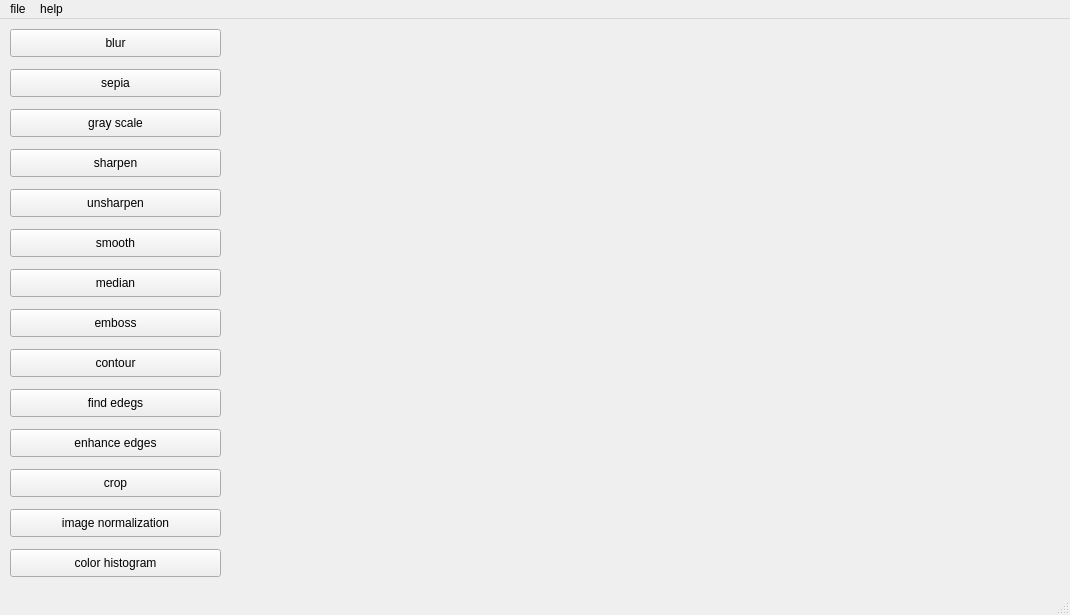
<?xml version="1.0" encoding="UTF-8"?>
<ui version="4.0">
 <class>MainWindow</class>
 <widget class="QMainWindow" name="MainWindow">
  <property name="geometry">
   <rect>
    <x>0</x>
    <y>0</y>
    <width>1070</width>
    <height>615</height>
   </rect>
  </property>
  <property name="windowTitle">
   <string>MainWindow</string>
  </property>
  <widget class="QWidget" name="centralwidget">
   <widget class="QPushButton" name="blur">
    <property name="geometry">
     <rect>
      <x>10</x>
      <y>10</y>
      <width>211</width>
      <height>28</height>
     </rect>
    </property>
    <property name="text">
     <string>blur</string>
    </property>
   </widget>
   <widget class="QPushButton" name="sepia">
    <property name="geometry">
     <rect>
      <x>10</x>
      <y>50</y>
      <width>211</width>
      <height>28</height>
     </rect>
    </property>
    <property name="text">
     <string>sepia</string>
    </property>
   </widget>
   <widget class="QPushButton" name="gray">
    <property name="geometry">
     <rect>
      <x>10</x>
      <y>90</y>
      <width>211</width>
      <height>28</height>
     </rect>
    </property>
    <property name="text">
     <string>gray scale</string>
    </property>
   </widget>
   <widget class="QPushButton" name="sharpen">
    <property name="geometry">
     <rect>
      <x>10</x>
      <y>130</y>
      <width>211</width>
      <height>28</height>
     </rect>
    </property>
    <property name="text">
     <string>sharpen</string>
    </property>
   </widget>
   <widget class="QPushButton" name="unsharpen">
    <property name="geometry">
     <rect>
      <x>10</x>
      <y>170</y>
      <width>211</width>
      <height>28</height>
     </rect>
    </property>
    <property name="text">
     <string>unsharpen</string>
    </property>
   </widget>
   <widget class="QPushButton" name="smooth">
    <property name="geometry">
     <rect>
      <x>10</x>
      <y>210</y>
      <width>211</width>
      <height>28</height>
     </rect>
    </property>
    <property name="text">
     <string>smooth</string>
    </property>
   </widget>
   <widget class="QPushButton" name="media">
    <property name="geometry">
     <rect>
      <x>10</x>
      <y>250</y>
      <width>211</width>
      <height>28</height>
     </rect>
    </property>
    <property name="text">
     <string>median</string>
    </property>
   </widget>
   <widget class="QPushButton" name="emboss">
    <property name="geometry">
     <rect>
      <x>10</x>
      <y>290</y>
      <width>211</width>
      <height>28</height>
     </rect>
    </property>
    <property name="text">
     <string>emboss</string>
    </property>
   </widget>
   <widget class="QPushButton" name="find_egde">
    <property name="geometry">
     <rect>
      <x>10</x>
      <y>370</y>
      <width>211</width>
      <height>28</height>
     </rect>
    </property>
    <property name="text">
     <string>find edegs</string>
    </property>
   </widget>
   <widget class="QPushButton" name="enhance_edge">
    <property name="geometry">
     <rect>
      <x>10</x>
      <y>410</y>
      <width>211</width>
      <height>28</height>
     </rect>
    </property>
    <property name="text">
     <string>enhance edges</string>
    </property>
   </widget>
   <widget class="QPushButton" name="histogram">
    <property name="geometry">
     <rect>
      <x>10</x>
      <y>530</y>
      <width>211</width>
      <height>28</height>
     </rect>
    </property>
    <property name="text">
     <string>color histogram</string>
    </property>
   </widget>
   <widget class="QPushButton" name="normalization">
    <property name="geometry">
     <rect>
      <x>10</x>
      <y>490</y>
      <width>211</width>
      <height>28</height>
     </rect>
    </property>
    <property name="text">
     <string>image normalization</string>
    </property>
   </widget>
   <widget class="QPushButton" name="crop">
    <property name="geometry">
     <rect>
      <x>10</x>
      <y>450</y>
      <width>211</width>
      <height>28</height>
     </rect>
    </property>
    <property name="text">
     <string>crop</string>
    </property>
   </widget>
   <widget class="QLabel" name="image">
    <property name="geometry">
     <rect>
      <x>240</x>
      <y>10</y>
      <width>821</width>
      <height>541</height>
     </rect>
    </property>
    <property name="font">
     <font>
      <pointsize>20</pointsize>
     </font>
    </property>
    <property name="text">
     <string/>
    </property>
    <property name="pixmap">
     <pixmap>../duck.jpg</pixmap>
    </property>
    <property name="scaledContents">
     <bool>true</bool>
    </property>
   </widget>
   <widget class="QPushButton" name="contour">
    <property name="geometry">
     <rect>
      <x>10</x>
      <y>330</y>
      <width>211</width>
      <height>28</height>
     </rect>
    </property>
    <property name="text">
     <string>contour</string>
    </property>
   </widget>
  </widget>
  <widget class="QMenuBar" name="menubar">
   <property name="geometry">
    <rect>
     <x>0</x>
     <y>0</y>
     <width>1070</width>
     <height>26</height>
    </rect>
   </property>
   <widget class="QMenu" name="menufile">
    <property name="title">
     <string>file</string>
    </property>
    <addaction name="actionopen"/>
    <addaction name="actionsave"/>
   </widget>
   <widget class="QMenu" name="menuhelp">
    <property name="title">
     <string>help</string>
    </property>
    <addaction name="actioncredits"/>
   </widget>
   <addaction name="menufile"/>
   <addaction name="menuhelp"/>
  </widget>
  <widget class="QStatusBar" name="statusbar"/>
  <action name="actionopen">
   <property name="text">
    <string>open..</string>
   </property>
   <property name="shortcut">
    <string>Ctrl+O</string>
   </property>
  </action>
  <action name="actionsave">
   <property name="text">
    <string>save</string>
   </property>
   <property name="shortcut">
    <string>Ctrl+S</string>
   </property>
  </action>
  <action name="actioncredits">
   <property name="text">
    <string>credits</string>
   </property>
  </action>
 </widget>
 <resources/>
 <connections/>
</ui>
